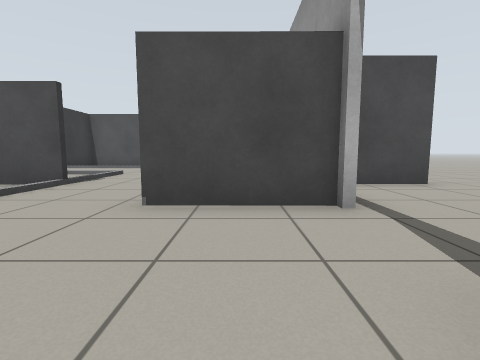
[1] (above)

21 first-person views from a walk through a Gazebo world. The camera is 0.64 m above the floor, tilts 6° down and sees 85° across. The floor is counted in squares, 1 m on a side. Each view is taken from the middle of a square. On the plan, view 1 faces up. The plan holds only what a view shows up to about 9 squares ahead; the rest is blank.

[2]
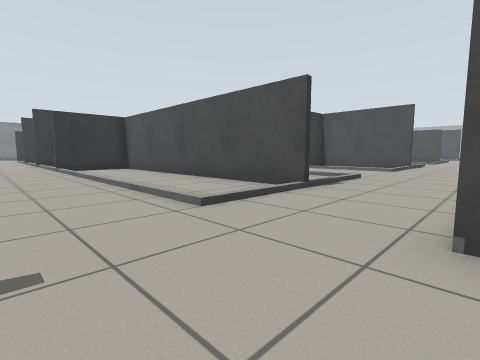

[3]
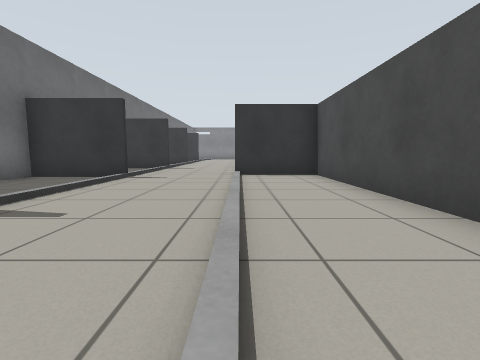

[4]
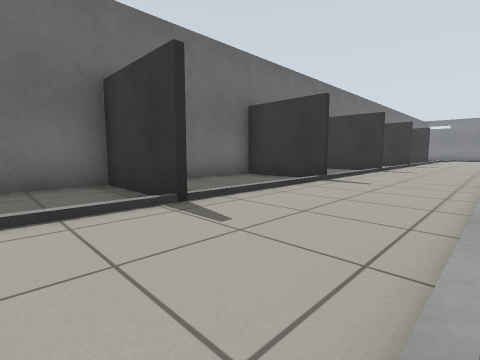

[5]
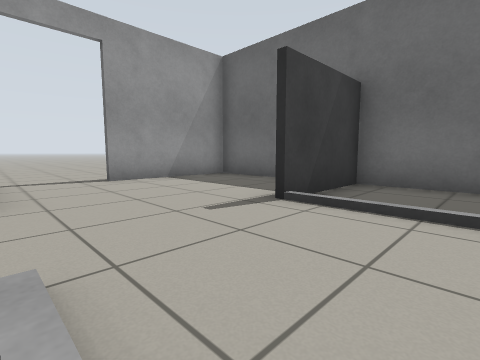

[6]
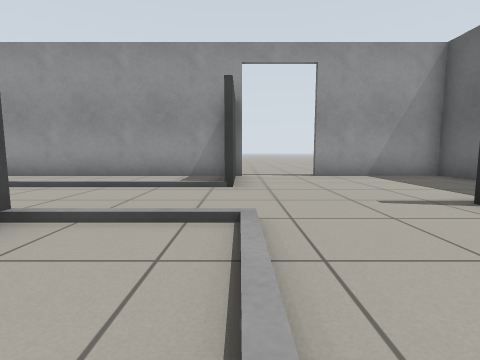

[7]
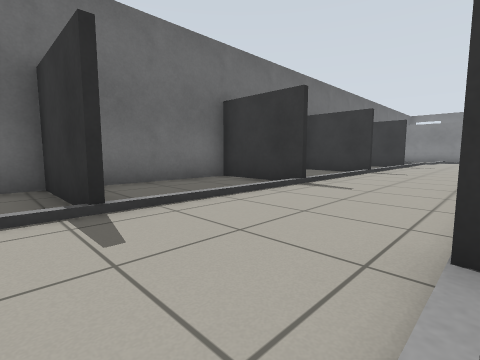

[8]
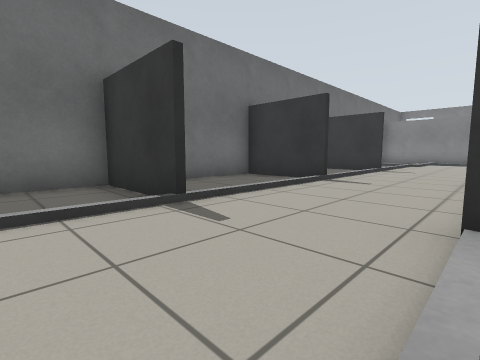

[9]
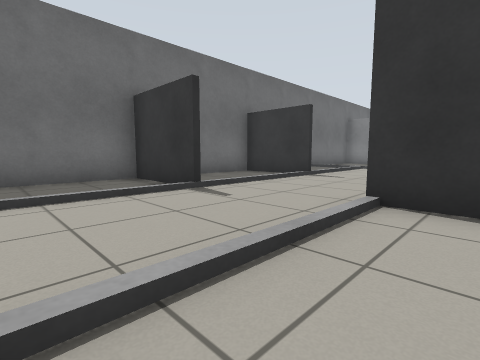

[10]
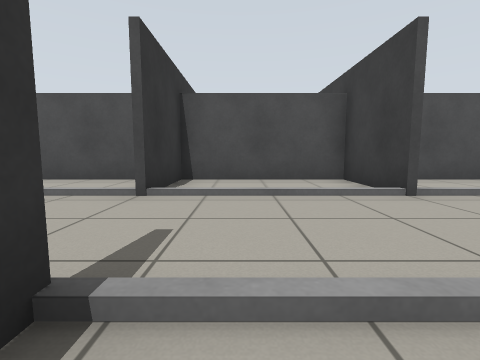

[11]
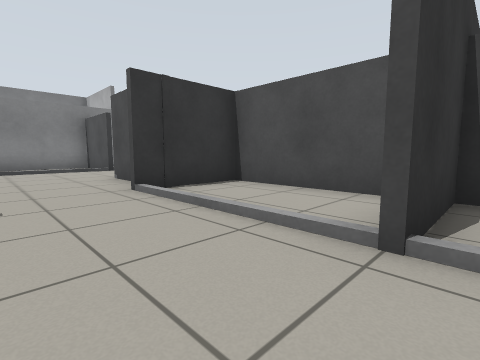

[12]
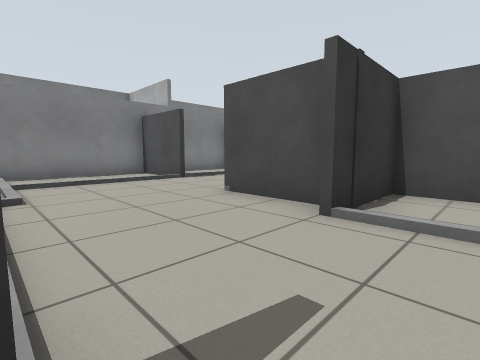

[13]
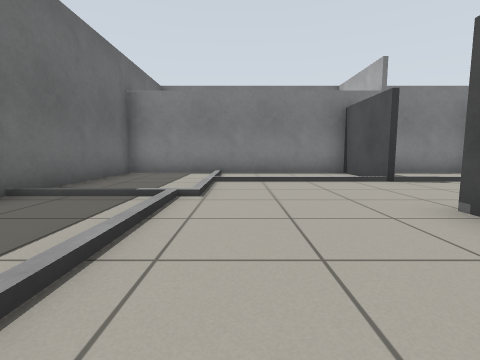

[14]
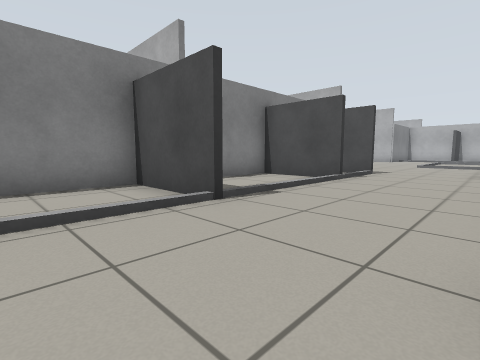

[15]
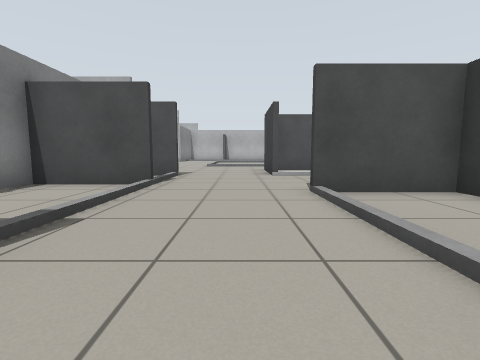

[16]
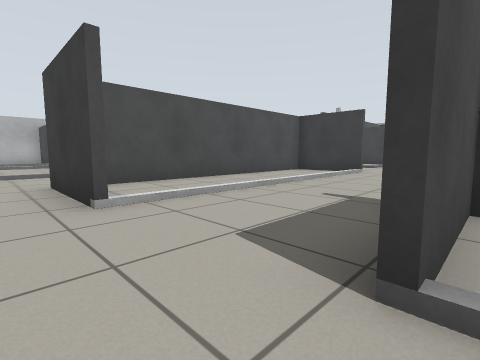

[17]
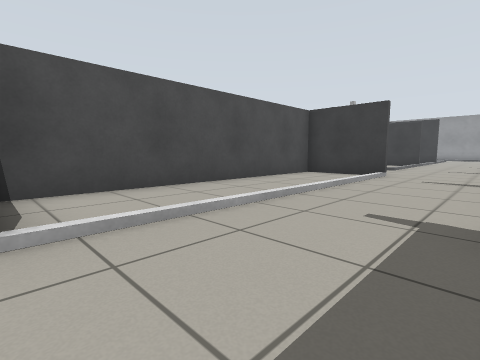

[18]
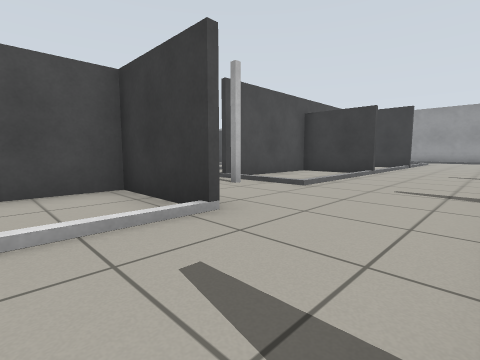

[19]
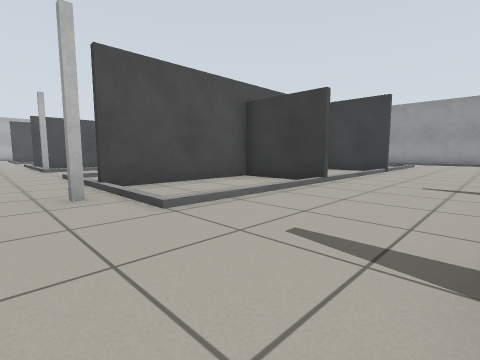

[20]
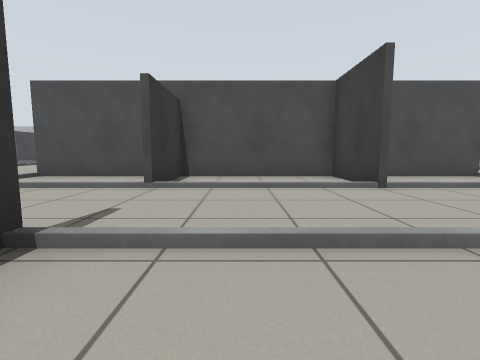

[21]
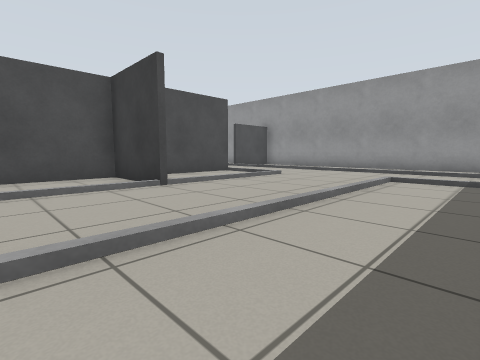

### Floor plan
Key: @ floor where view 1 was taken; # wall or solid block; . floor; / step, stairs or slope; D open door.
Columns run from 31 left of view 1 to 5 right of it. Each row starts with its distance up from view 1.
 18                .#
 17               ...
 16               ...
 15     //        ...
 14     ..        ...
 13    ..#########..############
 12   ...#.......#.#...#....#.....
 11   ...#.......#.....#....#.....
 10  ##../////////................/
  9   ............................/ #
  8 ###.....////////////////////../.#
  7 #.....###          #........../.#
  6 #.......#          # ........./.#  ..
  5 #.......####################../.###..
  4 ###...###...#...#..#........../.#...
  3 #.....#.#...#...#..#////////..##D...
  2 #...............................D....
  1 #...............................D....
  0 #...////#///#///#///#///#///#..@#  ..
 -1 #.../.. #...#...#...#...#...#...#
 -2 #####   #########################

Where each view was taken, in squares from view 1:
view 1: 0 up, 0 right, facing up
view 2: 1 up, 1 left, facing up-left
view 3: 3 up, 4 left, facing left
view 4: 3 up, 5 left, facing down-left
view 5: 3 up, 5 left, facing down-right
view 6: 3 up, 6 left, facing right
view 7: 3 up, 10 left, facing down-left
view 8: 3 up, 13 left, facing down-left
view 9: 4 up, 16 left, facing down-left
view 10: 1 down, 18 left, facing up
view 11: 1 up, 19 left, facing up-left
view 12: 0 up, 22 left, facing up-left
view 13: 1 up, 23 left, facing left
view 14: 2 up, 26 left, facing up-left
view 15: 3 up, 27 left, facing up
view 16: 7 up, 27 left, facing up-right
view 17: 8 up, 26 left, facing up-right
view 18: 8 up, 20 left, facing up-right
view 19: 8 up, 17 left, facing up-right
view 20: 6 up, 10 left, facing up
view 21: 6 up, 10 left, facing up-right
